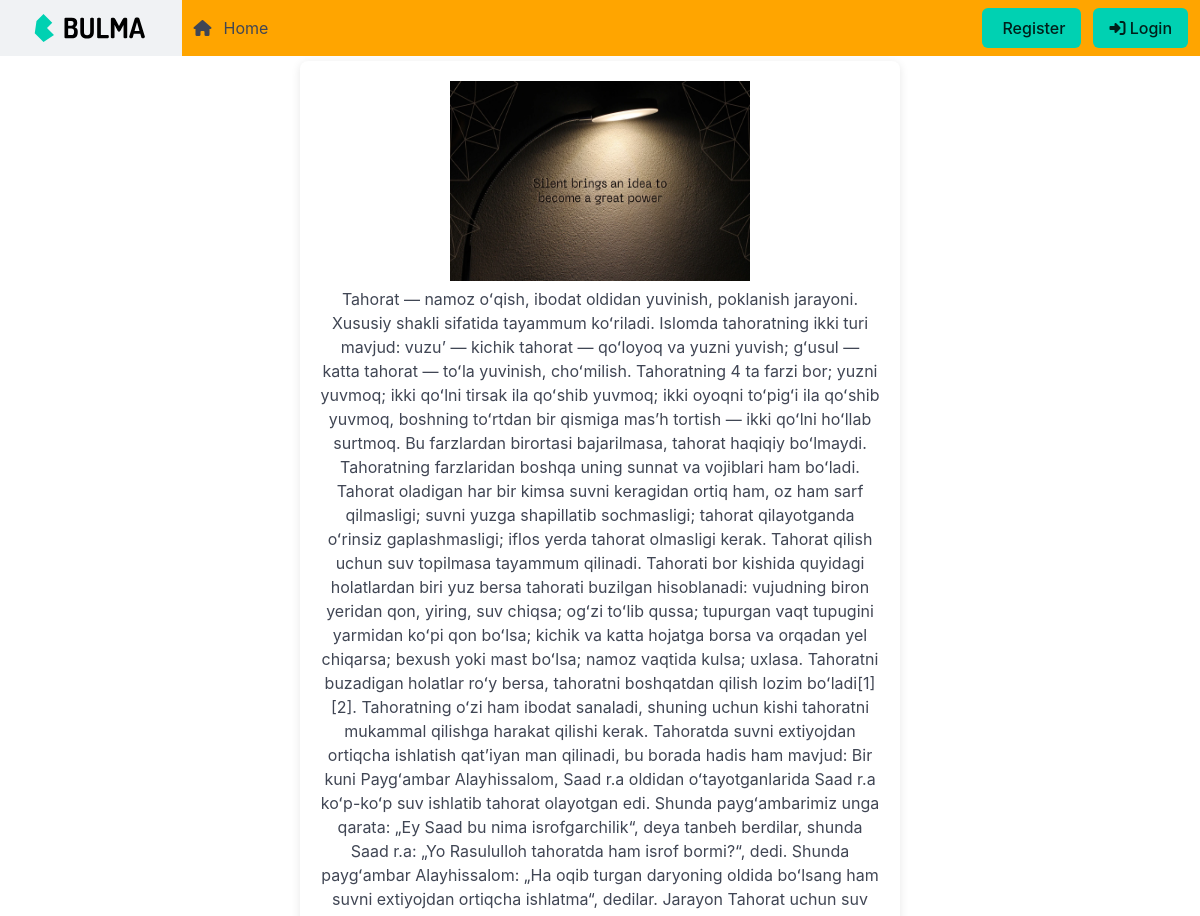
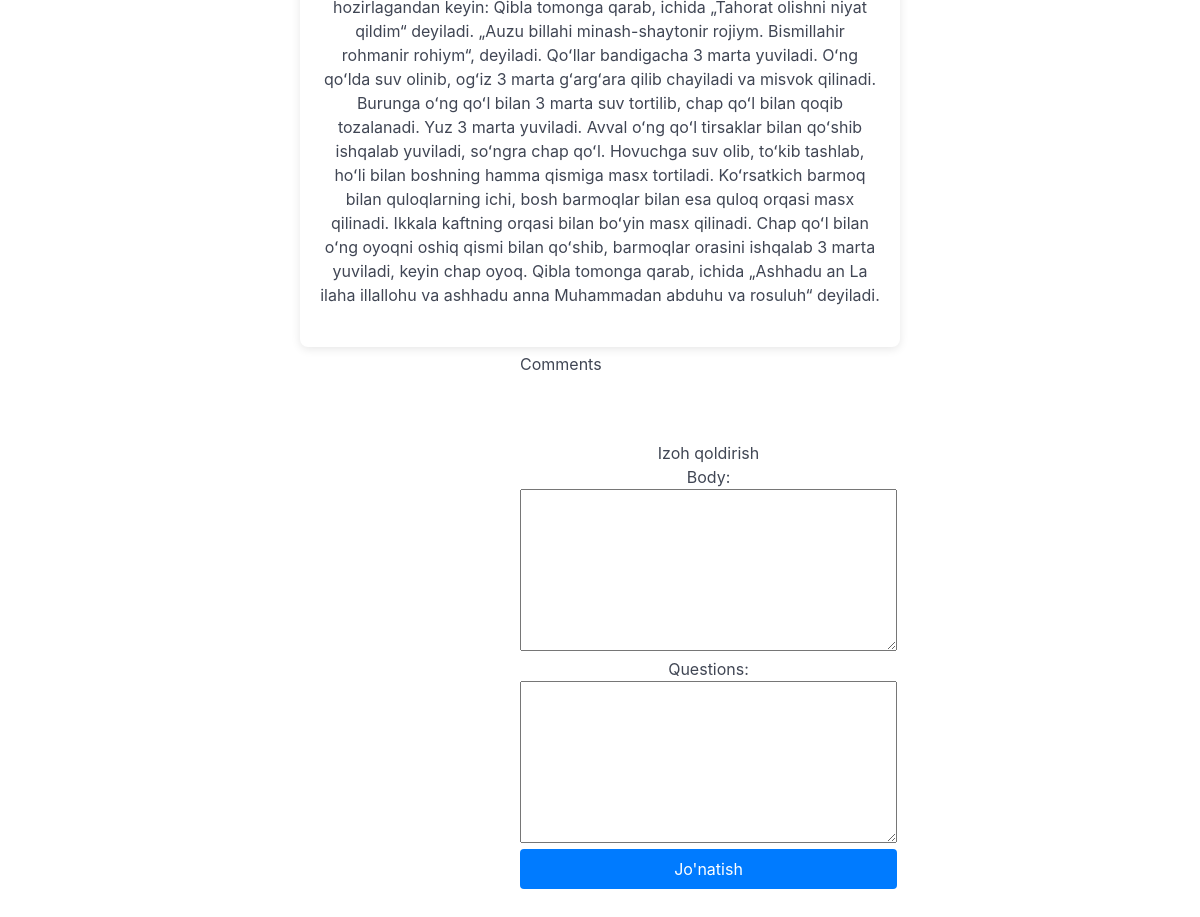
Page /islam/1 on the committed database (2 pictures, top to bottom).
### blog_app/models.py (models this page shows, shortened)
class Islam(models.Model):
    STATUS_CHOICES = (
        ('draft', 'Draft'),
        ('published', 'Published'),
    )
    name = models.CharField(max_length=250)
    body = models.TextField()
    image = models.ImageField(upload_to='media-files/', blank=True, null=True)  # Correcting the upload_to path
    status = models.CharField(max_length=10, choices=STATUS_CHOICES, default='draft')

### blog_app/views.py (the view)
# urls.py: path('islam/<int:id>', IslamDetailView.as_view(), name='islam-view'),
class IslamDetailView(View):
    def get(self, request, id):
        islam = Islam.objects.get(id=id)
        comments = Comment.objects.filter(id=id)
        comment_form = CommentForm()
        context = {
            'islam': islam,
            'comments': comments,
            'form': comment_form
        }
        return render(request, 'islam/islam_detail.html', context)

### blog_app/forms.py
class CommentForm(forms.ModelForm):
    class Meta:
        model = Comment
        fields = ['body', 'questions']

### templates/islam/islam_detail.html (shortened to what this page needs)
{% extends 'base.html' %}
{% load static %}
{% block content %}
<center>
    <div class="container">
        <div class="profile-info">
        <img class="img" src="{{ islam.image.url }}">
            <h4>{{ islam.body }}</h4>
        </div>
    </div>
        <div class="col-7">
        <h2>Comments</h2>
        <div class="row me-3">
            <div class="col-8">
                <h4>Izoh qoldirish</h4>
                <form method="post">
                    {{ form.as_p }}
                    <button type="submit" class="btn btn-success">Jo'natish</button><br><br>
                </form>
            </div>
        </div>
    </div>
</center>
{% endblock content %}

### templates/base.html (style rules this page uses)
.col-7 { width: 160px; height: 600px; flex-wrap:wrap; display: flex; }
.img { width: 300px; height: 200px; }
.container { background-color: #fff; padding: 20px; border-radius: 8px; box-shadow: 0 2px 10px rgba(0, 0, 0, 0.1); width: 600px; margin-top: 50px; margin: 5px; }
.profile-info { margin-bottom: 20px; }
button { width: 100%; padding: 10px; background-color: #007BFF; color: #fff; border: none; border-radius: 4px; cursor: pointer; font-size: 16px; }

### rows in the picture
Islam: image (picture), body "Tahorat — namoz oʻqish, ibodat oldidan yuvinish, poklanish jarayoni. Xususiy shakli sifatida tayammum koʻriladi. Islomda tahoratning ikki turi mavjud: vuzuʼ — kichik tahorat — qoʻloyoq va yuzni yuvish; gʻusul — katta tahorat — toʻla yuvinish, choʻmilish. Tahoratning 4 ta farzi bor; yuzni yuvmoq; ikki qoʻlni tirsak ila qoʻshib yuvmoq; ikki oyoqni toʻpigʻi ila qoʻshib yuvmoq, boshning toʻrtdan bir qismiga mas’h tortish — ikki qoʻlni hoʻllab surtmoq. Bu farzlardan birortasi bajarilmasa, tahorat haqiqiy boʻlmaydi. Tahoratning farzlaridan boshqa uning sunnat va vojiblari ham boʻladi. Tahorat oladigan har bir kimsa suvni keragidan ortiq ham, oz ham sarf qilmasligi; suvni yuzga shapillatib…"
